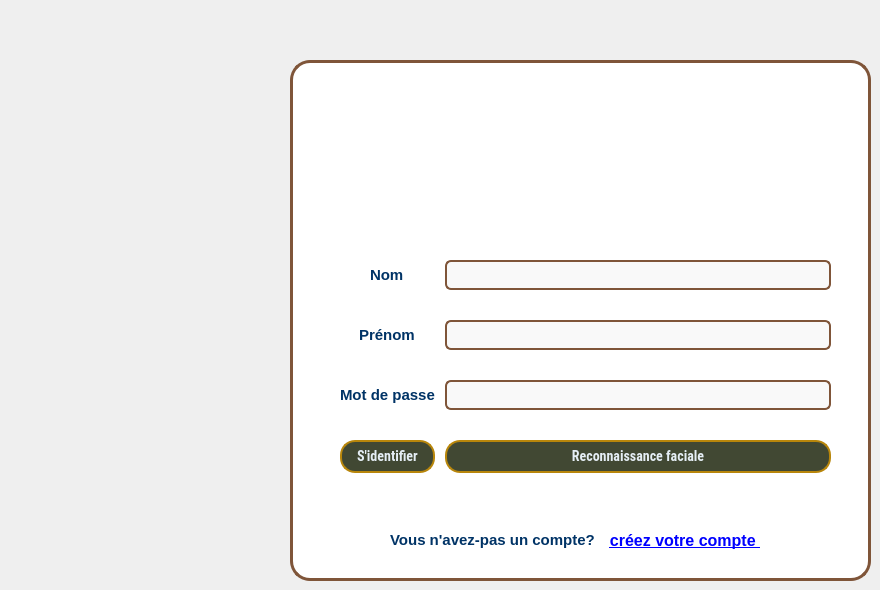
    <widget class="QWidget" name="LoginPage">
     <widget class="QFrame" name="frame_15">
      <property name="geometry">
       <rect>
        <x>290</x>
        <y>60</y>
        <width>581</width>
        <height>521</height>
       </rect>
      </property>
      <property name="styleSheet">
       <string notr="true">QFrame {
	color: rgb(0, 51, 102);
    border: 3px solid #7F5539;   /* Bleu roi (Royal Blue) */
    border-radius: 20px;
    font-family: &quot;Roboto Condensed&quot;;
    background-color: white;
}
QLabel {
 border: 3px solid white; 
    font-weight: 500;   /* un peu plus épais que normal */
    font-size: 15px;
}</string>
      </property>
      <property name="frameShape">
       <enum>QFrame::Shape::StyledPanel</enum>
      </property>
      <property name="frameShadow">
       <enum>QFrame::Shadow::Raised</enum>
      </property>
      <widget class="QLabel" name="label_2">
       <property name="geometry">
        <rect>
         <x>230</x>
         <y>10</y>
         <width>141</width>
         <height>141</height>
        </rect>
       </property>
       <property name="styleSheet">
        <string notr="true">image: url(:/images/wood-removebg-preview.png);</string>
       </property>
       <property name="text">
        <string/>
       </property>
       <property name="scaledContents">
        <bool>true</bool>
       </property>
      </widget>
      <widget class="QWidget" name="formWidget_2" native="true">
       <property name="geometry">
        <rect>
         <x>30</x>
         <y>160</y>
         <width>531</width>
         <height>291</height>
        </rect>
       </property>
       <property name="styleSheet">
        <string notr="true">background-color:transparent;
border:0px solid;</string>
       </property>
       <layout class="QFormLayout" name="formLayout_3">
        <property name="fieldGrowthPolicy">
         <enum>QFormLayout::FieldGrowthPolicy::AllNonFixedFieldsGrow</enum>
        </property>
        <property name="rowWrapPolicy">
         <enum>QFormLayout::RowWrapPolicy::DontWrapRows</enum>
        </property>
        <property name="labelAlignment">
         <set>Qt::AlignmentFlag::AlignCenter</set>
        </property>
        <property name="formAlignment">
         <set>Qt::AlignmentFlag::AlignRight|Qt::AlignmentFlag::AlignTop|Qt::AlignmentFlag::AlignTrailing</set>
        </property>
        <property name="horizontalSpacing">
         <number>10</number>
        </property>
        <property name="verticalSpacing">
         <number>30</number>
        </property>
        <property name="leftMargin">
         <number>20</number>
        </property>
        <property name="topMargin">
         <number>40</number>
        </property>
        <property name="rightMargin">
         <number>20</number>
        </property>
        <property name="bottomMargin">
         <number>20</number>
        </property>
        <item row="0" column="0">
         <widget class="QLabel" name="LType_6">
          <property name="styleSheet">
           <string notr="true"/>
          </property>
          <property name="text">
           <string>Nom</string>
          </property>
         </widget>
        </item>
        <item row="0" column="1">
         <widget class="QLineEdit" name="NomLoginMenuisier">
          <property name="styleSheet">
           <string notr="true">QLineEdit {
    border: 2px solid #7F5539
;   /* Gris doux */
    border-radius: 6px;
    padding: 4px 8px;
    background: #f9f9f9;         /* Fond légèrement gris clair */
    selection-background-color: #d4af37;  /* Sélection en doré, petit rappel chic */
    font-size: 14px;
}
QLineEdit:focus {
    border: 2px solid #4169E1;   /* Gris un peu plus foncé quand focus */
    background: #ffffff;
}
</string>
          </property>
         </widget>
        </item>
        <item row="2" column="0">
         <widget class="QLabel" name="LEffectif_5">
          <property name="text">
           <string>Mot de passe</string>
          </property>
         </widget>
        </item>
        <item row="2" column="1">
         <widget class="QLineEdit" name="MdpLoginMenuisier">
          <property name="styleSheet">
           <string notr="true">QLineEdit {
    border: 2px solid #7F5539
;   /* Gris doux */
    border-radius: 6px;
    padding: 4px 8px;
    background: #f9f9f9;         /* Fond légèrement gris clair */
    selection-background-color: #d4af37;  /* Sélection en doré, petit rappel chic */
    font-size: 14px;
}
QLineEdit:focus {
    border: 2px solid #4169E1;   /* Gris un peu plus foncé quand focus */
    background: #ffffff;
}
</string>
          </property>
          <property name="echoMode">
           <enum>QLineEdit::EchoMode::Password</enum>
          </property>
         </widget>
        </item>
        <item row="3" column="0">
         <widget class="QPushButton" name="BtnLogin">
          <property name="font">
           <font>
            <family>Roboto Condensed</family>
            <pointsize>-1</pointsize>
            <bold>true</bold>
           </font>
          </property>
          <property name="styleSheet">
           <string notr="true">QPushButton {
    background-color: #414833;   /* Or brillant */
    color: #E5EEF5;
    font-weight: bold;
    font-size: 14px;
    border-radius: 15px;
    padding: 6px 15px;
    font-family: &quot;Roboto Condensed&quot;;
    border: 2px solid #b8860b;   /* Or foncé */
}
QPushButton:hover {
          background-color: #656D4A;
          border: 2px solid #656D4A;
 }
</string>
          </property>
          <property name="text">
           <string>S'identifier</string>
          </property>
         </widget>
        </item>
        <item row="3" column="1">
         <widget class="QPushButton" name="BtnLoginFace">
          <property name="font">
           <font>
            <family>Roboto Condensed</family>
            <pointsize>-1</pointsize>
            <bold>true</bold>
           </font>
          </property>
          <property name="styleSheet">
           <string notr="true">QPushButton {
    background-color: #414833;   /* Or brillant */
    color: #E5EEF5;
    font-weight: bold;
    font-size: 14px;
    border-radius: 15px;
    padding: 6px 15px;
    font-family: &quot;Roboto Condensed&quot;;
    border: 2px solid #b8860b;   /* Or foncé */
}
QPushButton:hover {
          background-color: #656D4A;
          border: 2px solid #656D4A;
 }
</string>
          </property>
          <property name="text">
           <string>Reconnaissance faciale</string>
          </property>
         </widget>
        </item>
        <item row="1" column="0">
         <widget class="QLabel" name="LType_7">
          <property name="styleSheet">
           <string notr="true"/>
          </property>
          <property name="text">
           <string>Prénom</string>
          </property>
         </widget>
        </item>
        <item row="1" column="1">
         <widget class="QLineEdit" name="PrenomLoginMenuisier">
          <property name="styleSheet">
           <string notr="true">QLineEdit {
    border: 2px solid #7F5539
;   /* Gris doux */
    border-radius: 6px;
    padding: 4px 8px;
    background: #f9f9f9;         /* Fond légèrement gris clair */
    selection-background-color: #d4af37;  /* Sélection en doré, petit rappel chic */
    font-size: 14px;
}
QLineEdit:focus {
    border: 2px solid #4169E1;   /* Gris un peu plus foncé quand focus */
    background: #ffffff;
}
</string>
          </property>
         </widget>
        </item>
       </layout>
      </widget>
      <widget class="QFrame" name="horizontalFrame_2">
       <property name="geometry">
        <rect>
         <x>10</x>
         <y>450</y>
         <width>561</width>
         <height>61</height>
        </rect>
       </property>
       <property name="styleSheet">
        <string notr="true">border:0px solid;</string>
       </property>
       <layout class="QHBoxLayout" name="horizontalLayout_2">
        <property name="spacing">
         <number>0</number>
        </property>
        <property name="leftMargin">
         <number>90</number>
        </property>
        <property name="rightMargin">
         <number>90</number>
        </property>
        <item>
         <widget class="QLabel" name="label_6">
          <property name="text">
           <string>&lt;html&gt;&lt;head/&gt;&lt;body&gt;&lt;p align=&quot;center&quot;&gt;&lt;span style=&quot; font-weight:700;&quot;&gt;Vous n'avez-pas un compte? &lt;/span&gt;&lt;/p&gt;&lt;/body&gt;&lt;/html&gt;</string>
          </property>
         </widget>
        </item>
        <item>
         <widget class="QLabel" name="ConnectionLink_2">
          <property name="text">
           <string>&lt;html&gt;&lt;head/&gt;&lt;body&gt;&lt;p align=&quot;center&quot;&gt;&lt;a href=&quot;CreateAccount&quot;&gt;&lt;span style=&quot; font-size:12pt; font-weight:700; text-decoration: underline;&quot;&gt;créez votre compte &lt;/span&gt;&lt;/a&gt;&lt;/p&gt;&lt;/body&gt;&lt;/html&gt;</string>
          </property>
         </widget>
        </item>
       </layout>
      </widget>
     </widget>
    </widget>
